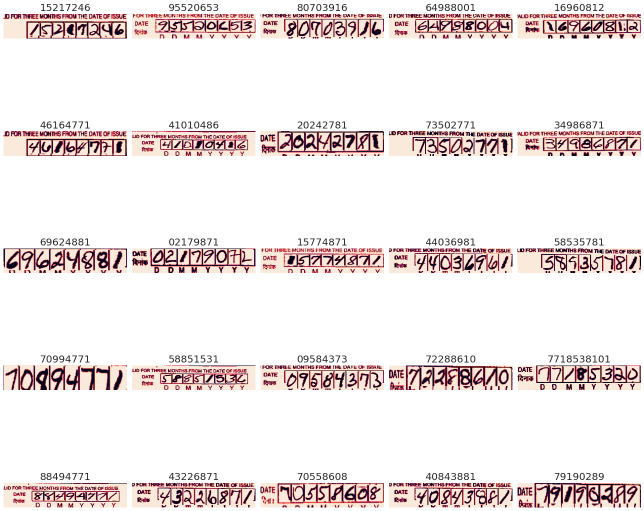
#> input picture result.png, 1288 x 1022 px (shown at 1/2 size)
$ python -i split_images.py   (imports and definitions only)
#> lines starting #> are read from the running program, lines starting #| are printed output that depends on the picture; after the words box and inside, x2 and y2 are one past the last pixel; in counts of white or black regions, pixels touching at a corner belong together
#> further down, picture is the input picture: shape (1022, 1288, 3); mean B, G, R 229.7, 230, 239.2
import random
from glob import glob
from pathlib import Path

import cv2 as cv
import numpy as np
import pandas as pd
from tqdm import tqdm


class ImageSplitter:
    def __init__(self):
        super().__init__()

    def remove_whitespace(self, img):
        # https://stackoverflow.com/questions/48395434/how-to-crop-or-remove-white-background-from-an-image
        gray = cv.cvtColor(img, cv.COLOR_BGR2GRAY)
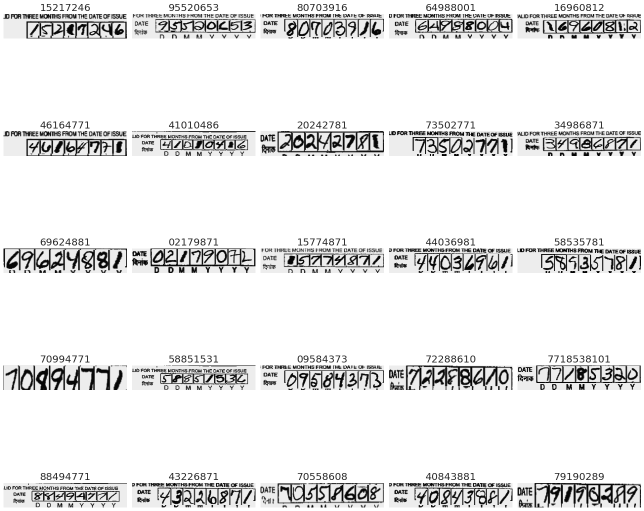
#> gray: shape (1022, 1288) (shown at 1/2 size); min 6, max 255, mean 232.7
        th, threshed = cv.threshold(gray, 127, 255, cv.THRESH_BINARY_INV)
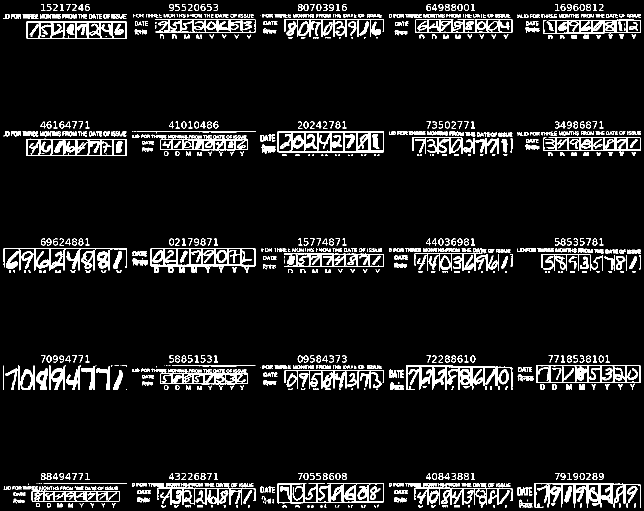
#> threshed: shape (1022, 1288) (shown at 1/2 size); 8.3% white; 964 white regions (185 under 20 px), largest, box (x1, y1, x2, y2) and area: (812, 731, 1025, 780) 3813, (1069, 966, 1282, 1015) 3539, (555, 262, 768, 306) 3504

        kernel = cv.getStructuringElement(cv.MORPH_ELLIPSE, (11, 11))
        morphed = cv.morphologyEx(threshed, cv.MORPH_CLOSE, kernel)
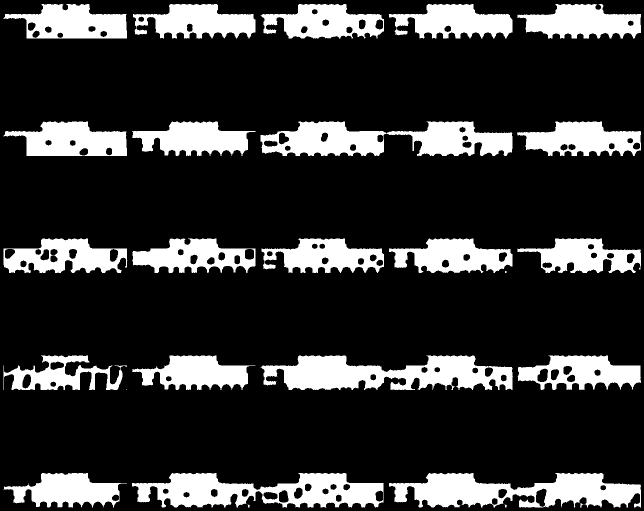
#> morphed: shape (1022, 1288) (shown at 1/2 size); 19.8% white; 25 white regions (4 under 20 px)

        cnts = cv.findContours(morphed, cv.RETR_EXTERNAL, cv.CHAIN_APPROX_SIMPLE)[-2]
#> cnts = 25 contours, 4 with area under 20; largest, box (x1, y1, x2, y2) and area: (521, 243, 1025, 312) 22400, (264, 946, 767, 1015) 22230, (521, 711, 1026, 780) 22050, (778, 946, 1282, 1015) 21553, (7, 243, 254, 312) 11690
        cnt = sorted(cnts, key=cv.contourArea)[-1]
#> cnt = contour of 571 points, box (x1, y1, x2, y2) (521, 243, 1025, 312), area 22400

        x, y, w, h = cv.boundingRect(cnt)
#> x = 521; y = 243; w = 504; h = 69
        dst = img[y : y + h, x : x + w]
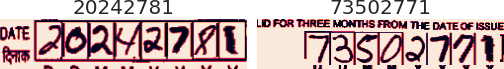
#> dst: shape (69, 504, 3); mean B, G, R 175.5, 175.4, 201.1
        return dst

    def split_image(self, path, label):
        label = str(label).zfill(8)
        img = cv.imread(cv.samples.findFile(path))
        img = self.remove_whitespace(img)

        height, width = img.shape[:2]
        if width < 320:
            start, end = 0, 0
            cw = int(width / 8)
            for idx in range(8):
                crop = img[0:height, idx * cw : (idx + 1) * cw]
                cv.imwrite(
                    f"data/digits/train/{int(label[idx])}/{random.randint(0, 1000)}.png",
                    crop,
                )


# [12 lines not run here, left out]

>>> import cv2
>>> picture = cv2.imread('result.png')
>>> result = ImageSplitter().remove_whitespace(picture)
